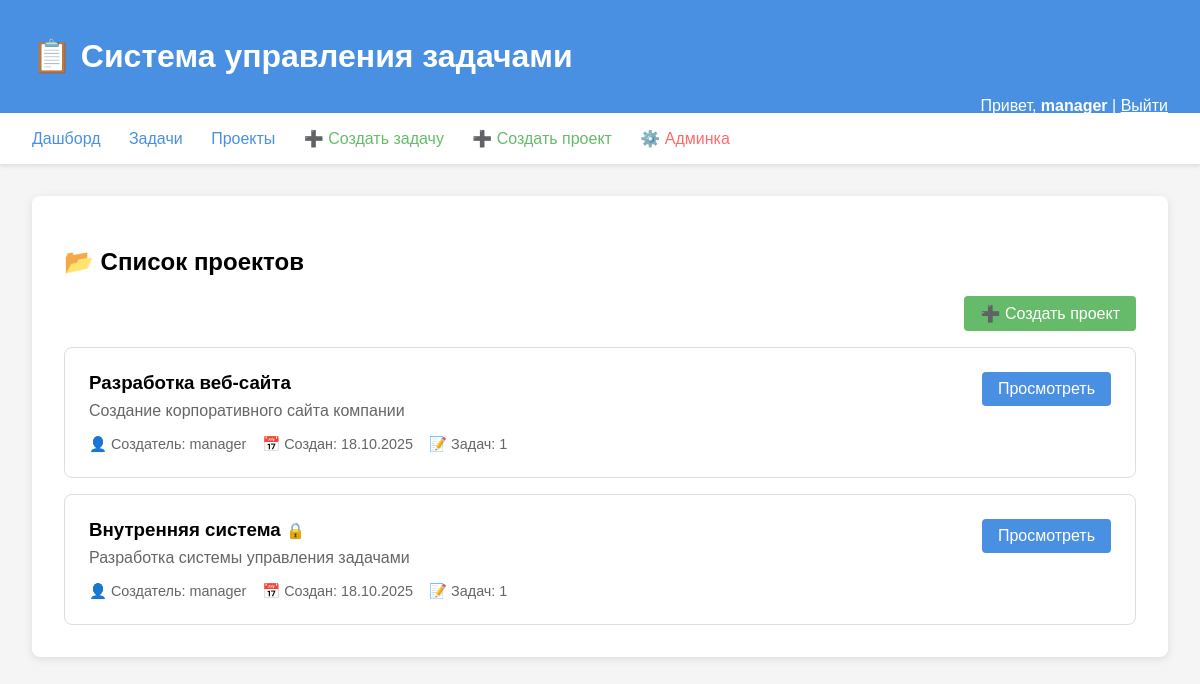
Screenshot of /lab6/projects/ (signed in) with the database file from the repository.
### lab6/models.py (models this page shows, shortened)
class Project(models.Model):
    name = models.CharField(max_length=100, verbose_name="Название проекта")
    description = models.TextField(verbose_name="Описание")
    created_by = models.ForeignKey(User, on_delete=models.CASCADE, verbose_name="Создатель")
    created_at = models.DateTimeField(auto_now_add=True, verbose_name="Дата создания")
    is_public = models.BooleanField(default=False, verbose_name="Публичный проект")
    class Meta:
        verbose_name = "Проект"
        verbose_name_plural = "Проекты"
        permissions = [
            ("can_manage_projects", "Может управлять проектами"),
        ]

### lab6/views.py (the view)
# urls.py: path('projects/', views.project_list, name='project_list'),
@login_required
def project_list(request):
    projects = Project.objects.filter(
        Q(created_by=request.user) | Q(is_public=True)
    ).annotate(
        task_count=Count('task')
    )
    context = {
        'projects': projects,
        'can_create_project': True,  # Все авторизованные могут создавать проекты
    }
    return render(request, 'lab6/project_list.html', context)

### templates/lab6/project_list.html (shortened to what this page needs)
{% extends "lab6/base.html" %}
{% block content %}
<h2>📂 Список проектов</h2>
{% if can_create_project %}
<div style="text-align: right; margin-bottom: 1rem;">
    <a href="/lab6/projects/create/" class="btn btn-success">➕ Создать проект</a>
</div>
{% endif %}
{% if projects %}
    <div style="display: grid; gap: 1rem;">
        {% for project in projects %}
        <div style="border: 1px solid #ddd; padding: 1.5rem; border-radius: 8px;">
            <div style="display: flex; justify-content: between; align-items: start;">
                <div style="flex: 1;">
                    <h3 style="margin: 0 0 0.5rem 0;">
                        {{ project.name }}
                        {% if not project.is_public %}
                            <small style="color: #666;">🔒</small>
                        {% endif %}
                    </h3>
                    <p style="margin: 0 0 1rem 0; color: #666;">{{ project.description }}</p>
                    <div style="display: flex; gap: 1rem; font-size: 0.9rem; color: #666;">
                        <span>👤 Создатель: {{ project.created_by.username }}</span>
                        <span>📅 Создан: {{ project.created_at|date:"d.m.Y" }}</span>
                        <span>📝 Задач: {{ project.task_count }}</span>
                    </div>
                </div>
                <div>
                    <a href="#" class="btn btn-primary">Просмотреть</a>
                </div>
            </div>
        </div>
        {% endfor %}
    </div>
{% endif %}
{% endblock %}

### templates/lab6/base.html (shortened to what this page needs)
<!DOCTYPE html>
<html>
<head>
</head>
<body>
    <div class="header">
        <h1>📋 Система управления задачами</h1>
        <div class="user-info">
            {% if user.is_authenticated %}
                Привет, <strong>{{ user.username }}</strong> |
                <a href="/lab6/logout/" style="color: white;">Выйти</a>
            {% else %}
                <a href="/lab6/login/" style="color: white;">Войти</a> |
                <a href="/lab6/register/" style="color: white;">Регистрация</a>
            {% endif %}
        </div>
    </div>
    {% if user.is_authenticated %}
<div class="nav">
    <a href="/lab6/">Дашборд</a>
    <a href="/lab6/tasks/">Задачи</a>
    <a href="/lab6/projects/">Проекты</a>
    {% if perms.lab6.can_assign_tasks or user.is_staff %}
        <a href="/lab6/tasks/create/" style="color: #66BB6A;">➕ Создать задачу</a>
    {% endif %}
    <a href="/lab6/projects/create/" style="color: #66BB6A;">➕ Создать проект</a>
    {% if user.is_staff %}
        <a href="/lab6/admin/" style="color: #FF6B6B;">⚙️ Админка</a>
    {% endif %}
</div>
{% endif %}
    <div class="container">
        <div class="content">
            {% block content %}{% endblock %}
        </div>
    </div>
</body>
</html>

### templates/lab6/base.html (style rules this page uses)
body { font-family: Arial, sans-serif; margin: 0; padding: 0; background: #f5f5f5; }
.header { background: #4A90E2; color: white; padding: 1rem 2rem; }
.nav { background: white; padding: 1rem 2rem; box-shadow: 0 2px 4px rgba(0,0,0,0.1); }
.nav a { margin-right: 1.5rem; text-decoration: none; color: #4A90E2; font-weight: 500; }
.container { max-width: 1200px; margin: 2rem auto; padding: 0 2rem; }
.content { background: white; padding: 2rem; border-radius: 8px; box-shadow: 0 2px 10px rgba(0,0,0,0.1); }
.btn { padding: 0.5rem 1rem; border: none; border-radius: 4px; cursor: pointer; text-decoration: none; display: inline-block; }
.btn-primary { background: #4A90E2; color: white; }
.btn-success { background: #66BB6A; color: white; }
.user-info { float: right; color: white; }

### rows the page displays
Project: name "Разработка веб-сайта", description "Создание корпоративного сайта компании", created_by.username "manager", created_at "18.10.2025", task_count "1"
Project: name "Внутренняя система", description "Разработка системы управления задачами", created_by.username "manager", created_at "18.10.2025", task_count "1"

### other values shown
{{ user.username }} "manager"
